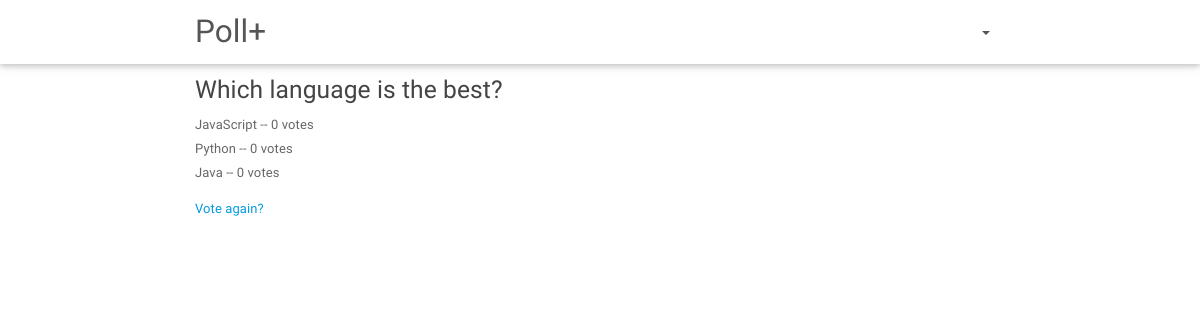
Screenshot of /polls/2/results/ (signed in) with the database file from the repository.
### polls/models.py (models this page shows, shortened)
class Question(models.Model):
	question_text = models.CharField(max_length=200)
	pub_date = models.DateTimeField('date published')
	def was_published_recently(self):
		now = timezone.now()
		return now - datetime.timedelta(days=1) <= self.pub_date <= now
	was_published_recently.admin_order_field = 'pub_date'
	was_published_recently.boolen = True
	was_published_recently.short_description = 'Published recently?'

class Choice(models.Model):
	question = models.ForeignKey(Question)
	choice_text = models.CharField(max_length=200)
	votes = models.IntegerField(default=0)

### polls/views.py (the view)
# urls.py: url(r'^(?P<pk>[0-9]+)/results/$', views.ResultsView.as_view(), name='results'),
class ResultsView(generic.DetailView):
	model = Question
	template_name = 'polls/results.html'

### polls/templates/polls/results.html
{% extends 'polls/layout.html' %}
{% block content %}
	<h5>{{ question.question_text }}</h5>
	<ul>
	{% for choice in question.choice_set.all %}
		<li>{{ choice.choice_text }} -- {{ choice.votes }} vote{{ choice.votes|pluralize }}</li>
	{% endfor %}
	</ul>
	<a href="{% url 'polls:detail' question.id %}">Vote again?</a>
{% endblock %}

### rows the page displays
Question: question_text "Which language is the best?"
Choice: choice_text "JavaScript", votes "0"
Choice: choice_text "Python", votes "0"
Choice: choice_text "Java", votes "0"
